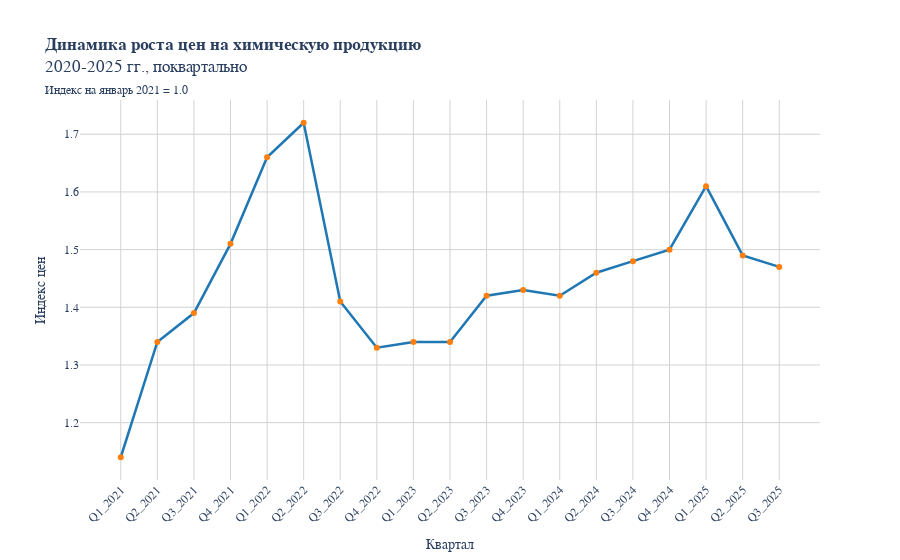

Notebook source saved alongside this figure:
### Code cell
def create_quarterly_features(historical_prices):
    """
    Создает квартальные фичи на основе месячных данных
    Берет последний месяц каждого квартала
    """
    quarterly_features = {}
    
    # Отбираем конечные месяцы кварталов
    quarter_months = {
        'Q1': '03',  # март
        'Q2': '06',  # июнь
        'Q3': '09',  # сентябрь
        'Q4': '12'   # декабрь
    }
    
    for month, price in historical_prices.items():
        year, month_num = month.split('-')
        
        # Проверяем, является ли месяц конечным в квартале
        for quarter, end_month in quarter_months.items():
            if month_num == end_month:
                feature_name = f'Цена_{quarter}_{year}'
                quarterly_features[feature_name] = round(price, 2)
    
    return quarterly_features

quarterly_prices_growth = create_quarterly_features(monthly_price_growth_pd.to_dict())
quarterly_prices_growth = dict(zip(list(map(lambda x: x[5:],quarterly_prices_growth.keys())),quarterly_prices_growth.values()))
quarterly_prices_growth_pd = pd.DataFrame.from_dict(quarterly_prices_growth,orient = 'index').squeeze()

chemical_prices_growth_2020_2025_by_quarter_plot = px.line(
    x=quarterly_prices_growth_pd.index, 
    y=quarterly_prices_growth_pd,
    title='<b>Динамика роста цен на химическую продукцию</b><br>2020-2025 гг., поквартально</b><br><span style="font-size: 12px;">Индекс на январь 2021 = 1.0</span>',
    labels={'x': 'Период', 'y': 'Индекс цен (база = 1)'},
    color_discrete_sequence=['#1f77b4']
)

chemical_prices_growth_2020_2025_by_quarter_plot.update_layout(
    plot_bgcolor='white',
    paper_bgcolor='white',
    font=dict(family='Arial', size=12),
    xaxis=dict(
        showgrid=True, 
        gridwidth=1, 
        gridcolor='lightgray',
        tickangle=-45,
        title='Квартал'
    ),
    yaxis=dict(
        showgrid=True, 
        gridwidth=1, 
        gridcolor='lightgray',
        title='Индекс цен'
    ),
    hovermode='x unified',
    showlegend=False
)

chemical_prices_growth_2020_2025_by_quarter_plot.update_traces(
    mode='lines+markers',
    marker=dict(size=6, color='#ff7f0e'),
    line=dict(width=2.5),
    hovertemplate='<b>%{x}</b><br>Индекс: %{y:.2f}<extra></extra>'
)

chemical_prices_growth_2020_2025_by_quarter_plot.show()

### Figure 1 — Plotly figure (JSON) as saved in the notebook; plotly's stock layout.template omitted (floating-point values rounded to 4 significant figures)
{"data": [{"hovertemplate": "<b>%{x}</b><br>Индекс: %{y:.2f}<extra></extra>", "legendgroup": "", "line": {"color": "#1f77b4", "dash": "solid", "width": 2.5}, "marker": {"color": "#ff7f0e", "size": 6, "symbol": "circle"}, "mode": "lines+markers", "name": "", "orientation": "v", "showlegend": false, "type": "scatter", "x": ["Q1_2021", "Q2_2021", "Q3_2021", "Q4_2021", "Q1_2022", "Q2_2022", "Q3_2022", "Q4_2022", "Q1_2023", "Q2_2023", "Q3_2023", "Q4_2023", "Q1_2024", "Q2_2024", "Q3_2024", "Q4_2024", "Q1_2025", "Q2_2025", "Q3_2025"], "xaxis": "x", "y": [1.14, 1.34, 1.39, 1.51, 1.66, 1.72, 1.41, 1.33, 1.34, 1.34, 1.42, 1.43, 1.42, 1.46, 1.48, 1.5, 1.61, 1.49, 1.47], "yaxis": "y"}], "layout": {"font": {"family": "Arial", "size": 12}, "hovermode": "x unified", "legend": {"tracegroupgap": 0}, "paper_bgcolor": "white", "plot_bgcolor": "white", "showlegend": false, "title": {"text": "<b>Динамика роста цен на химическую продукцию</b><br>2020-2025 гг., поквартально</b><br><span style=\"font-size: 12px;\">Индекс на январь 2021 = 1.0</span>"}, "xaxis": {"anchor": "y", "domain": [0, 1], "gridcolor": "lightgray", "gridwidth": 1, "showgrid": true, "tickangle": -45, "title": {"text": "Квартал"}}, "yaxis": {"anchor": "x", "domain": [0, 1], "gridcolor": "lightgray", "gridwidth": 1, "showgrid": true, "title": {"text": "Индекс цен"}}}}
